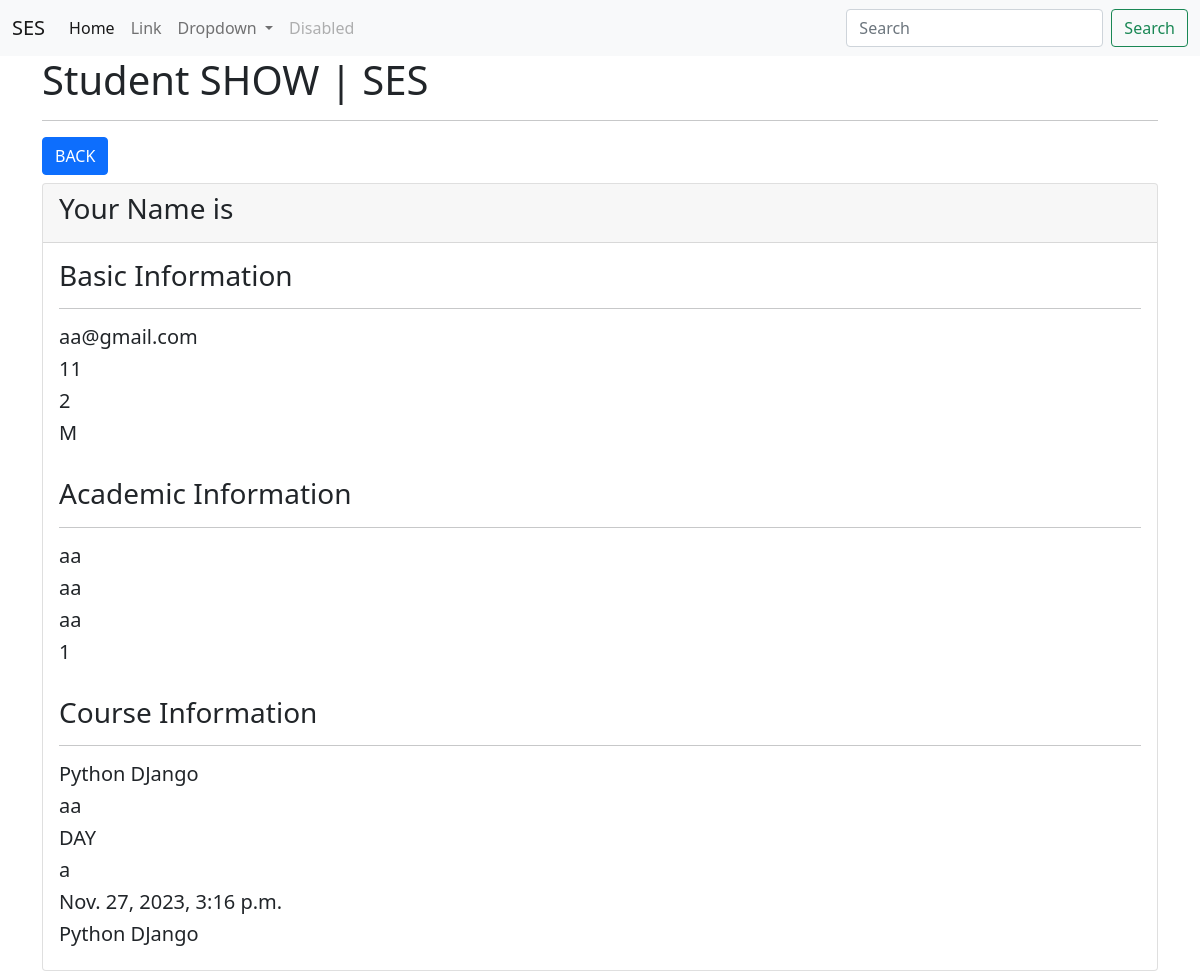
/ses/students/show/4/ (signed in), run on the app's committed database.
### studentMgmtApp/models.py (models this page shows, shortened)
class Student(models.Model):
    first_name = models.CharField(max_length=100)
    middle_name = models.CharField(max_length=100, null=True, blank=True)
    last_name = models.CharField(max_length=100)
    email = models.EmailField()
    contact = models.CharField(max_length=100)
    gender = models.CharField(max_length=100)
    blood_group = models.CharField(max_length=100)
    academic_level = models.CharField(max_length=200)
    academic_status = models.CharField(max_length=100)
    academic_org = models.CharField(max_length=200)
    academic_score = models.CharField(max_length=200, null=True, blank=True)
    course = models.ForeignKey(Course, on_delete=models.CASCADE)
    intake = models.CharField(max_length=200, null=True, blank=True)
    shift = models.CharField(max_length=100, null=True, blank=True)
    remarks = models.CharField(max_length=200)
    visited_at = models.DateTimeField(default=datetime.now())
    class Meta:
        db_table = "app_students"

class Course(models.Model):
    title = models.CharField(max_length=200)
    code = models.CharField(max_length=20)
    def __str__(self):
        return self.title
    class Meta:
        db_table = "app_courses"

### studentMgmtApp/views.py (the view)
# urls.py: path("students/show/<int:id>/", views.student_show, name="students.show"),
def student_show(request, id):
    if not request.session.has_key("session_email"):
        return redirect("users.login")
    data = Student.objects.get(id=id)
    context = {"data": data}
    return render(request, "students/show.html", context)

### studentMgmtApp/templates/students/show.html (shortened to what this page needs)
{% extends "layouts/base.html" %}
{% load static %}
{% block body_content %}
<div class="container">
    <h1>Student SHOW | SES</h1>
    <hr>
    <a href="{% url 'students.index' %}" class="btn btn-primary mb-2">BACK</a>
    <div class="card">
        <div class="card-header">
            <h3>{{ data.first_name }} {{ data.middle_name }} {{ data.last_name }}</h3>
        </div>
        <div class="card-body">
            <h3>Basic Information</h3>
            <hr>
            <h5>{{ data.email }}</h5>
            <h5>{{ data.contact }}</h5>
            <h5>{{ data.blood_group }}</h5>
            <h5>{{ data.gender }}</h5>
            <br>
            <h3>Academic Information</h3>
            <hr>
            <h5>{{ data.academic_level }}</h5>
            <h5>{{ data.academic_status }}</h5>
            <h5>{{ data.academic_org }}</h5>
            <h5>{{ data.academic_score }}</h5>
            <br>
            <h3>Course Information</h3>
            <hr>
            <h5>{{ data.course }}</h5>
            <h5>{{ data.intake }}</h5>
            <h5>{{ data.shift }}</h5>
            <h5>{{ data.remarks }}</h5>
            <h5>{{ data.visited_at }}</h5>
            <h5>{{ data.course }}</h5>
        </div>
    </div>
</div>
{% endblock %}

### data on the page
Student: first_name "Your", middle_name "Name", last_name "is", email "aa@gmail.com", contact "11", blood_group "2", gender "M", academic_level "aa", academic_status "aa", academic_org "aa", academic_score "1", course "Python DJango", intake "aa", shift "DAY", remarks "a", visited_at "Nov. 27, 2023, 3:16 p.m."
